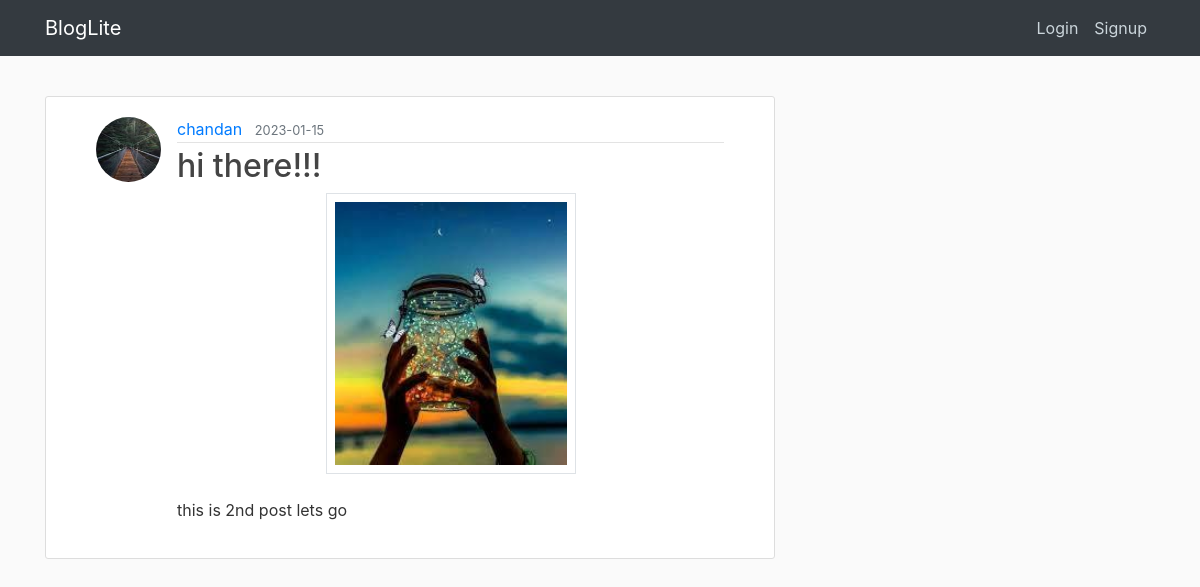
The app's page /post/4 with its own data.
### application/models.py (models this page shows, shortened)
class User(db.Model, UserMixin):
    id = db.Column(db.Integer, primary_key=True)
    username = db.Column(db.String(20), unique=True, nullable=False)
    email = db.Column(db.String(30), unique=True, nullable=False)
    image_file = db.Column(db.String(20), nullable=False, default='default.jpg')
    password = db.Column(db.String(60), nullable=False)
    posts = db.relationship('Post', backref='author', lazy=True)
    comments = db.relationship('Comment', backref='user', lazy=True)
    likes = db.relationship('Like', backref='user', lazy=True)
    followed = db.relationship(
        'User', secondary=followers,
        primaryjoin=(followers.c.follower_id == id),
        secondaryjoin=(followers.c.followed_id == id),
        backref=db.backref('followers', lazy='dynamic'), lazy='dynamic')

class Post(db.Model):
    id = db.Column(db.Integer, primary_key=True)
    title = db.Column(db.String(100), nullable=False)
    date_posted = db.Column(db.DateTime, nullable=False, default=datetime.utcnow)
    image_file = db.Column(db.String(20), default='default.jpg')
    content = db.Column(db.Text, nullable=False)
    user_id = db.Column(db.Integer, db.ForeignKey('user.id'), nullable=False)
    comments = db.relationship('Comment', backref='post', lazy=True)
    likes = db.relationship('Like', backref='post', lazy=True)

### application/routes.py (the view)
@app.route("/post/<int:post_id>")
def post(post_id):
    post = Post.query.get_or_404(post_id)
    return render_template('post.html', title=post.title, post=post, legend='post' ,image_file=post.image_file)

### application/routes.py (called while the page is built)
@app.context_processor
def layout():
    form=SearchForm()
    return dict(form=form)

### application/templates/post.html (shortened to what this page needs)
{% extends "layout.html" %}
{% block content %}
  <article class="media content-section">
    <div>
        <img class="rounded-circle article-img" src="{{ url_for('static', filename='profile_pics/' + post.author.image_file) }}">
    </div>
    <div class="media-body">
      <div class="article-metadata">
        <a class="mr-2" href="{{ url_for('user_posts', username=post.author.username) }}">{{ post.author.username }}</a>
        <small class="text-muted">{{ post.date_posted.strftime('%Y-%m-%d') }}</small>
      </div>
      <h2 class="article-title" href="{{ url_for('post' , post_id=post.id) }} ">{{ post.title }}</h2>
      <div class="text-center">
        <img src="{{ url_for('static' , filename = 'post_photos/'+ post.image_file )}}" class="border shadow p-2" class="img-fluid" style="width:250px;" alt="">
    </div><br>
      <p class="article-content">{{ post.content }}</p>
    </div>
  </article>
{% endblock content %}

### application/static/main.css (style rules this page uses)
body { background: #fafafa; color: #333333; margin-top: 5rem; }
h1, h2, h3, h4, h5, h6 { color: #444444; }
.content-section { background: #ffffff; padding: 20px 50px; border: 1px solid #dddddd; border-radius: 3px; margin-bottom: 20px; }
.article-title { color: #444444; }
.article-content { white-space: pre-line; }
.article-img { height: 65px; width: 65px; margin-right: 16px; }
.article-metadata { padding-bottom: 1px; margin-bottom: 4px; border-bottom: 1px solid #e3e3e3 }

### records on screen
User: image_file (picture), author.username "chandan"
Post: date_posted "2023-01-15", title "hi there!!!", image_file (picture), content "this is 2nd post lets go"
